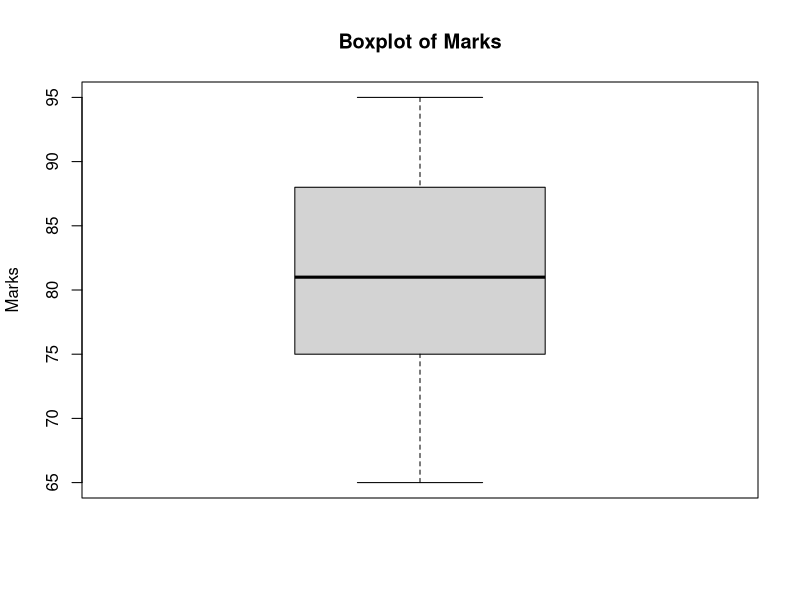
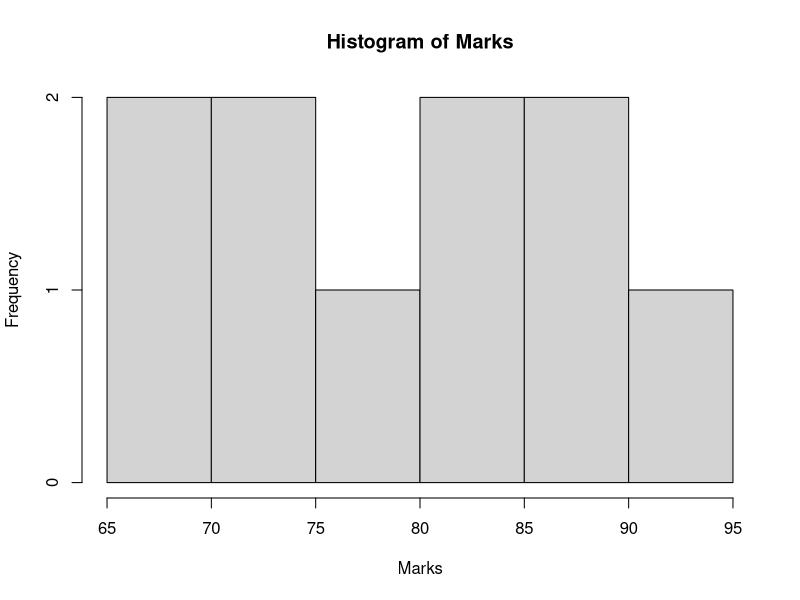
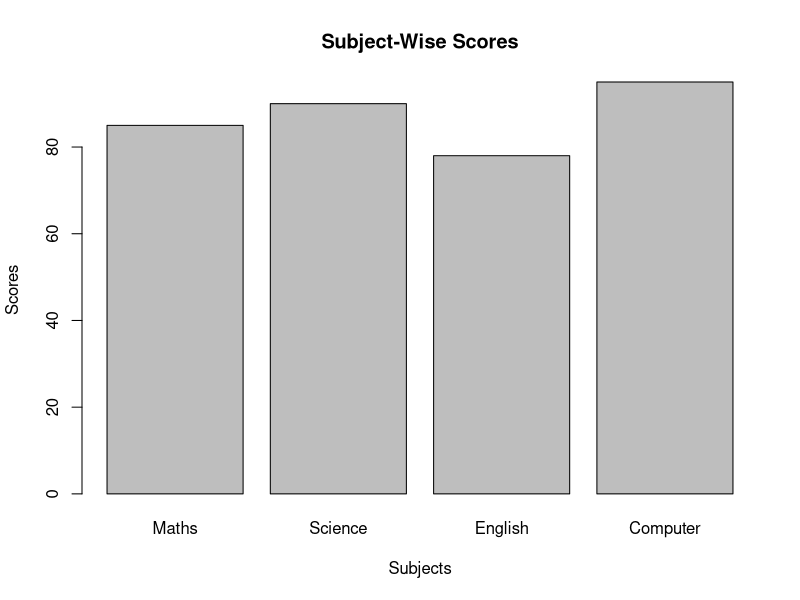
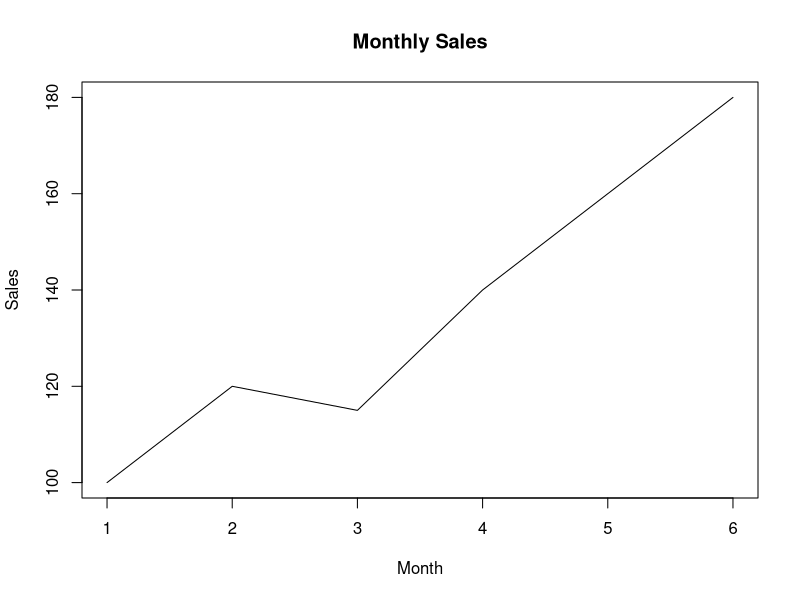
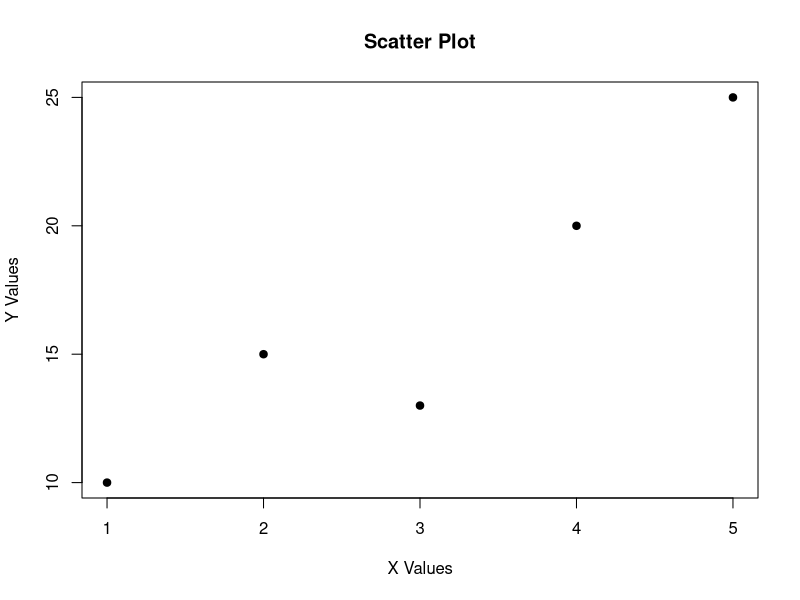

Write R code to recreate these figures, in order.
# Sample data
marks <- c(65, 70, 75, 80, 85, 90, 95, 75, 82, 88)

subjects <- c("Maths", "Science", "English", "Computer")
scores <- c(85, 90, 78, 95)

months <- 1:6
sales <- c(100, 120, 115, 140, 160, 180)

x <- c(1, 2, 3, 4, 5)
y <- c(10, 15, 13, 20, 25)

# Boxplot
boxplot(
  marks,
  main = "Boxplot of Marks",
  ylab = "Marks"
)

# Histogram
hist(
  marks,
  main = "Histogram of Marks",
  xlab = "Marks"
)

# Bar plot
barplot(
  scores,
  names.arg = subjects,
  main = "Subject-Wise Scores",
  xlab = "Subjects",
  ylab = "Scores"
)

# Line chart
plot(
  months,
  sales,
  type = "l",
  main = "Monthly Sales",
  xlab = "Month",
  ylab = "Sales"
)

# Scatterplot
plot(
  x,
  y,
  main = "Scatter Plot",
  xlab = "X Values",
  ylab = "Y Values",
  pch = 19
)
